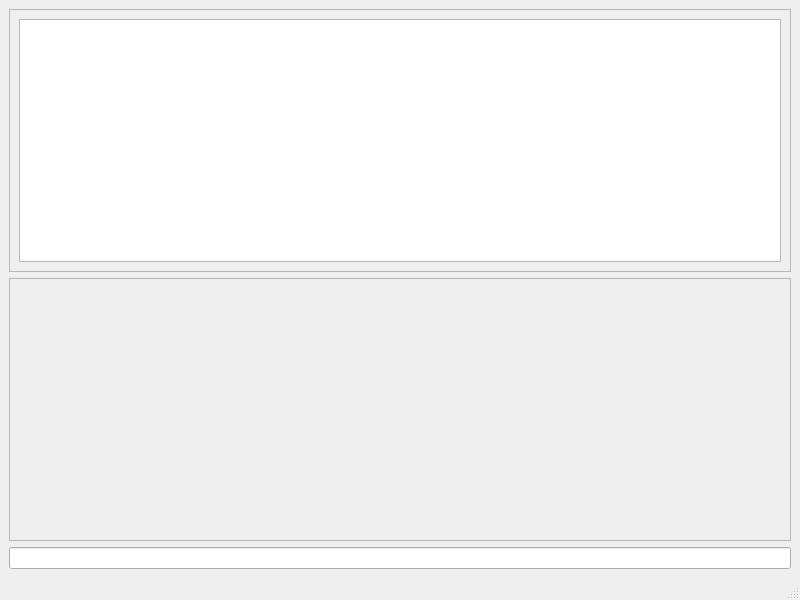
<?xml version="1.0" encoding="UTF-8"?>
<ui version="4.0">
 <class>MainWindow</class>
 <widget class="QMainWindow" name="MainWindow">
  <property name="geometry">
   <rect>
    <x>0</x>
    <y>0</y>
    <width>800</width>
    <height>600</height>
   </rect>
  </property>
  <property name="windowTitle">
   <string>MainWindow</string>
  </property>
  <widget class="QWidget" name="centralwidget">
   <layout class="QGridLayout" name="gridLayout">
    <item row="0" column="0">
     <layout class="QVBoxLayout" name="verticalLayout_2">
      <item>
       <widget class="QScrollArea" name="scrollArea_2">
        <property name="widgetResizable">
         <bool>true</bool>
        </property>
        <widget class="QWidget" name="scrollAreaWidgetContents_9">
         <property name="geometry">
          <rect>
           <x>0</x>
           <y>0</y>
           <width>778</width>
           <height>248</height>
          </rect>
         </property>
         <layout class="QGridLayout" name="gridLayout_2">
          <item row="1" column="0">
           <widget class="QTreeView" name="treeView"/>
          </item>
         </layout>
        </widget>
       </widget>
      </item>
      <item>
       <widget class="QScrollArea" name="scrollArea">
        <property name="sizePolicy">
         <sizepolicy hsizetype="Expanding" vsizetype="Expanding">
          <horstretch>0</horstretch>
          <verstretch>0</verstretch>
         </sizepolicy>
        </property>
        <property name="widgetResizable">
         <bool>true</bool>
        </property>
        <widget class="QWidget" name="scrollAreaWidgetContents_8">
         <property name="geometry">
          <rect>
           <x>0</x>
           <y>0</y>
           <width>778</width>
           <height>247</height>
          </rect>
         </property>
         <layout class="QGridLayout" name="gridLayout_3"/>
        </widget>
       </widget>
      </item>
      <item>
       <widget class="QLineEdit" name="lineEdit"/>
      </item>
     </layout>
    </item>
   </layout>
  </widget>
  <widget class="QMenuBar" name="menubar">
   <property name="geometry">
    <rect>
     <x>0</x>
     <y>0</y>
     <width>800</width>
     <height>22</height>
    </rect>
   </property>
  </widget>
  <widget class="QStatusBar" name="statusbar"/>
 </widget>
 <resources/>
 <connections/>
</ui>
